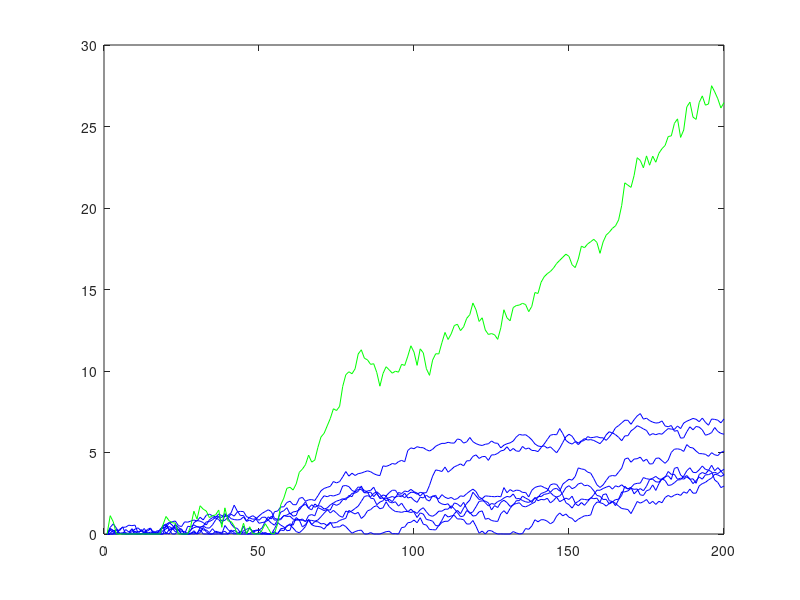

Reproduce this figure in MATLAB.
%gaussian shift-in-mean change detection

miu0=0; miu1=0.2;
change=50;
total=200;
K=10; B=7; %first 7 sensors are affected
X=zeros(K,total); %observation
L=zeros(K,total); %likelihood ratio
Z=zeros(K,total); %part SUM 1-t
W=zeros(K,total); %cusum with (largest positive drift)

for j=1:B  %affected
    X(j,1:change-1)=normrnd(miu0*ones(1,change-1),ones(1,change-1));
    X(j,change:total)=normrnd(miu1*ones(1,total-change+1),ones(1,total-change+1));
end
for j=B+1:K
    X(j,1:total)=normrnd(miu0*ones(1,total),ones(1,total));  %unaffected
end

L=X*(miu1-miu0)+(miu0^2-miu1^2)/2;
Z=cumsum(L,2); %cum sum in row
Z1=sum(Z(1:B,:),1);  %SUM-CUSUM (all affected)
Z2=sum(Z(1:K,:),1);  %SUM-CUSUM (partly affected)


for t=1:total
    W(:,t)=Z(:,t)-min(Z(:,1:t),[],2);
    W1(t)=Z1(t)-min(Z1(1:t),[],2);
    W2(t)=Z2(t)-min(Z2(1:t),[],2);
end


%% 
for j=1:B
    plot(W(j,:),'b'); hold on;
end
for j=B+1:K
   % plot(W(j,:),'r'); hold on;
end
%% 
plot(W1,'g'); hold on;